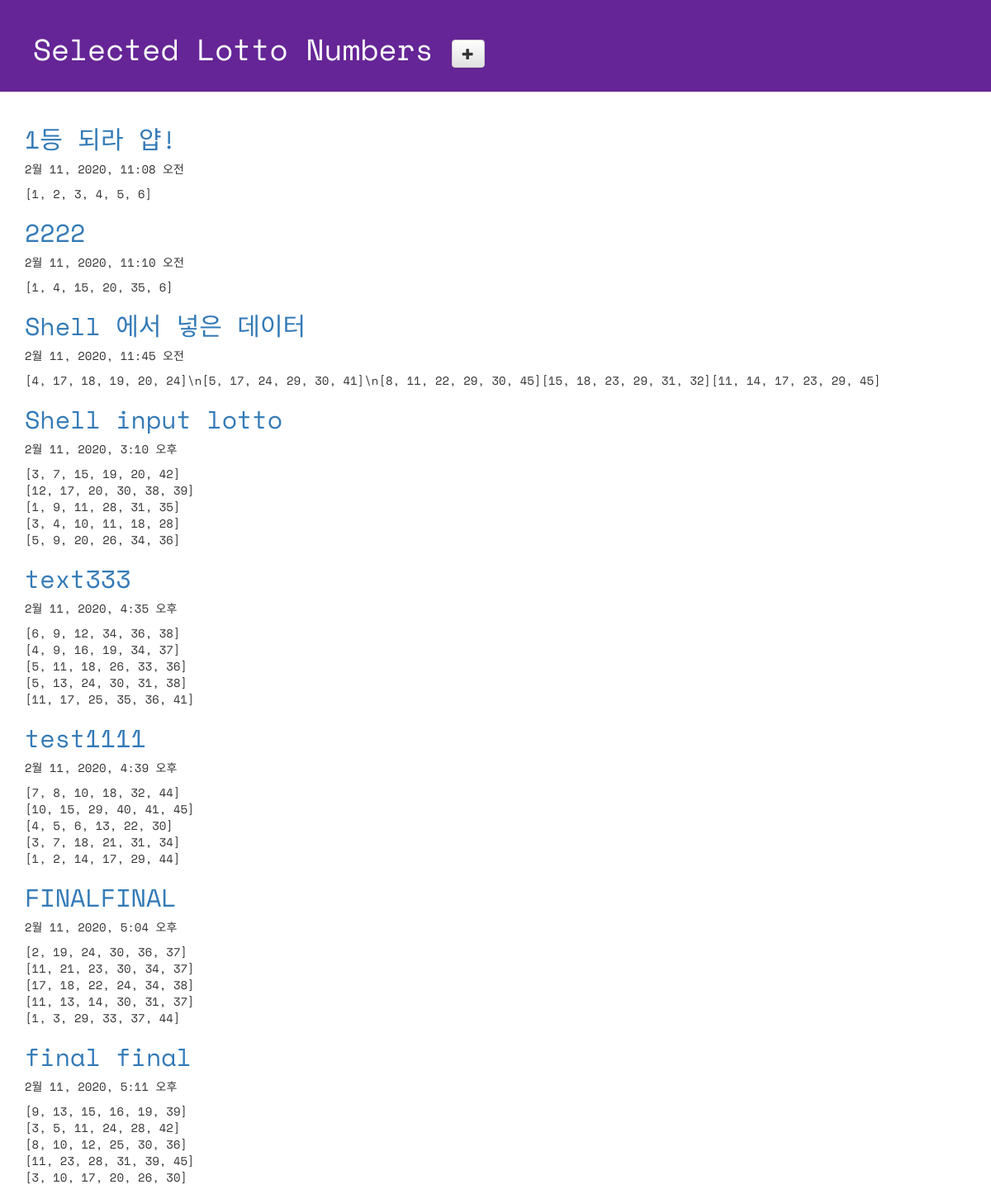
Page /lotto/ on the committed database.
### lotto/models.py (models this page shows, shortened)
class GuessNumbers(models.Model):
    name = models.CharField(max_length=24)
    text = models.CharField(max_length=255)
    lottos = models.CharField(max_length=255,
        default='[1, 2, 3, 4, 5, 6]')
    num_lotto = models.IntegerField(default=5)
    update_date = models.DateTimeField()

### lotto/views.py (the view)
# urls.py: path('lotto/', views.index, name='index'),
def index(request):
    lottos = GuessNumbers.objects.all()
    return render(request, 'lotto/default.html', {'lottos':lottos})

### lotto/templates/lotto/default.html (shortened to what this page needs)
<!DOCTYPE html>
{% load staticfiles %}
<html lang="ko">
<head>
  <link rel="stylesheet" href="//maxcdn.bootstrapcdn.com/bootstrap/3.2.0/css/bootstrap.min.css">
  <link rel="stylesheet" href="//maxcdn.bootstrapcdn.com/bootstrap/3.2.0/css/bootstrap-theme.min.css">
  <link rel='stylesheet' href="{% static 'css/lotto.css' %}">
</head>
<body>
  <div class="page-header">
    <h1>
      Selected Lotto Numbers
      <a href="{% url 'new_lotto' %}">
        <span class='glyphicon glyphicon-plus btn btn-default'></span>
      </a>
    </h1>
  </div>
  <div class="container lotto">
     {% for lotto in lottos %}
       <h2><a href="{% url 'detail' lottokey=lotto.pk %}">{{ lotto.text }}</a></h2>
       <p>{{ lotto.update_date }}</p>
       <p>{{ lotto.lottos | linebreaksbr }}</p>
     {% endfor %}
  </div>
</body>
</html>

### lotto/static/css/lotto.css (style rules this page uses)
.page-header { background-color: #652596; margin-top: 0; padding: 20px 20px 20px 40px; font-family: 'Space Mono', monospace; }
.page-header h1 { color: #FFFFFF; }
.container { font-family: 'Space Mono', monospace; }
.container h2 { color: #b9f442; }

### rows in the picture
GuessNumbers: text "1등 되라 얍!", update_date "2월 11, 2020, 11:08 오전", lottos "[1, 2, 3, 4, 5, 6]"
GuessNumbers: text "2222", update_date "2월 11, 2020, 11:10 오전", lottos "[1, 4, 15, 20, 35, 6]"
GuessNumbers: text "Shell 에서 넣은 데이터", update_date "2월 11, 2020, 11:45 오전", lottos "[4, 17, 18, 19, 20, 24]\\n[5, 17, 24, 29, 30, 41]\\n[8, 11, 22, 29, 30, 45][15, 18, 23, 29, 31, 32][11, 14, 17, 23, 29, 45]"
GuessNumbers: text "Shell input lotto", update_date "2월 11, 2020, 3:10 오후", lottos "[3, 7, 15, 19, 20, 42] [12, 17, 20, 30, 38, 39] [1, 9, 11, 28, 31, 35] [3, 4, 10, 11, 18, 28] [5, 9, 20, 26, 34, 36]"
GuessNumbers: text "text333", update_date "2월 11, 2020, 4:35 오후", lottos "[6, 9, 12, 34, 36, 38] [4, 9, 16, 19, 34, 37] [5, 11, 18, 26, 33, 36] [5, 13, 24, 30, 31, 38] [11, 17, 25, 35, 36, 41]"
GuessNumbers: text "test1111", update_date "2월 11, 2020, 4:39 오후", lottos "[7, 8, 10, 18, 32, 44] [10, 15, 29, 40, 41, 45] [4, 5, 6, 13, 22, 30] [3, 7, 18, 21, 31, 34] [1, 2, 14, 17, 29, 44]"
GuessNumbers: text "FINALFINAL", update_date "2월 11, 2020, 5:04 오후", lottos "[2, 19, 24, 30, 36, 37] [11, 21, 23, 30, 34, 37] [17, 18, 22, 24, 34, 38] [11, 13, 14, 30, 31, 37] [1, 3, 29, 33, 37, 44]"
GuessNumbers: text "final final", update_date "2월 11, 2020, 5:11 오후", lottos "[9, 13, 15, 16, 19, 39] [3, 5, 11, 24, 28, 42] [8, 10, 12, 25, 30, 36] [11, 23, 28, 31, 39, 45] [3, 10, 17, 20, 26, 30]"
